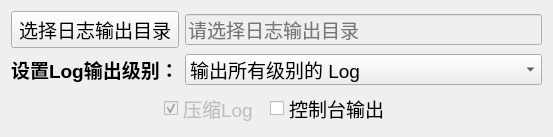
<?xml version="1.0" encoding="UTF-8"?>
<ui version="4.0">
 <class>TestLogSettingDialog</class>
 <widget class="QDialog" name="TestLogSettingDialog">
  <property name="geometry">
   <rect>
    <x>0</x>
    <y>0</y>
    <width>510</width>
    <height>115</height>
   </rect>
  </property>
  <property name="windowTitle">
   <string>日志设置</string>
  </property>
  <property name="styleSheet">
   <string notr="true"/>
  </property>
  <layout class="QVBoxLayout" name="verticalLayout">
   <item>
    <layout class="QGridLayout" name="gridLayout">
     <item row="0" column="0">
      <widget class="QPushButton" name="selectLogOutputDirBtn">
       <property name="font">
        <font>
         <pointsize>14</pointsize>
        </font>
       </property>
       <property name="focusPolicy">
        <enum>Qt::NoFocus</enum>
       </property>
       <property name="text">
        <string>选择日志输出目录</string>
       </property>
      </widget>
     </item>
     <item row="0" column="1">
      <widget class="QLineEdit" name="logDirPathLe">
       <property name="enabled">
        <bool>false</bool>
       </property>
       <property name="font">
        <font>
         <pointsize>14</pointsize>
        </font>
       </property>
       <property name="text">
        <string notr="true"/>
       </property>
       <property name="placeholderText">
        <string>请选择日志输出目录</string>
       </property>
      </widget>
     </item>
     <item row="1" column="0">
      <widget class="QLabel" name="sdkVersionLabel">
       <property name="font">
        <font>
         <pointsize>14</pointsize>
         <weight>75</weight>
         <bold>true</bold>
        </font>
       </property>
       <property name="text">
        <string>设置Log输出级别：</string>
       </property>
      </widget>
     </item>
     <item row="1" column="1">
      <widget class="QComboBox" name="setLogLevelCb">
       <property name="enabled">
        <bool>true</bool>
       </property>
       <property name="font">
        <font>
         <pointsize>14</pointsize>
        </font>
       </property>
       <property name="currentIndex">
        <number>0</number>
       </property>
       <property name="maxVisibleItems">
        <number>7</number>
       </property>
       <item>
        <property name="text">
         <string>输出所有级别的 Log</string>
        </property>
       </item>
       <item>
        <property name="text">
         <string>输出 DEBUG等</string>
        </property>
       </item>
       <item>
        <property name="text">
         <string>输出 INFO等</string>
        </property>
       </item>
       <item>
        <property name="text">
         <string>只输出WARNING，ERROR 和 FATAL</string>
        </property>
       </item>
       <item>
        <property name="text">
         <string>只输出ERROR 和 FATAL </string>
        </property>
       </item>
       <item>
        <property name="text">
         <string>只输出 FATAL</string>
        </property>
       </item>
       <item>
        <property name="text">
         <string>不输出任何 SDK Log</string>
        </property>
       </item>
      </widget>
     </item>
    </layout>
   </item>
   <item>
    <layout class="QHBoxLayout" name="horizontalLayout">
     <item>
      <spacer name="horizontalSpacer">
       <property name="orientation">
        <enum>Qt::Horizontal</enum>
       </property>
       <property name="sizeHint" stdset="0">
        <size>
         <width>40</width>
         <height>20</height>
        </size>
       </property>
      </spacer>
     </item>
     <item>
      <widget class="QCheckBox" name="logCompressCb">
       <property name="enabled">
        <bool>false</bool>
       </property>
       <property name="font">
        <font>
         <pointsize>14</pointsize>
        </font>
       </property>
       <property name="text">
        <string>压缩Log </string>
       </property>
       <property name="checked">
        <bool>true</bool>
       </property>
      </widget>
     </item>
     <item>
      <widget class="QCheckBox" name="setConsoleEnabledCb">
       <property name="font">
        <font>
         <pointsize>14</pointsize>
        </font>
       </property>
       <property name="text">
        <string>控制台输出</string>
       </property>
      </widget>
     </item>
     <item>
      <spacer name="horizontalSpacer_2">
       <property name="orientation">
        <enum>Qt::Horizontal</enum>
       </property>
       <property name="sizeHint" stdset="0">
        <size>
         <width>40</width>
         <height>20</height>
        </size>
       </property>
      </spacer>
     </item>
    </layout>
   </item>
   <item>
    <spacer name="verticalSpacer">
     <property name="orientation">
      <enum>Qt::Vertical</enum>
     </property>
     <property name="sizeHint" stdset="0">
      <size>
       <width>20</width>
       <height>40</height>
      </size>
     </property>
    </spacer>
   </item>
  </layout>
 </widget>
 <resources/>
 <connections/>
</ui>
